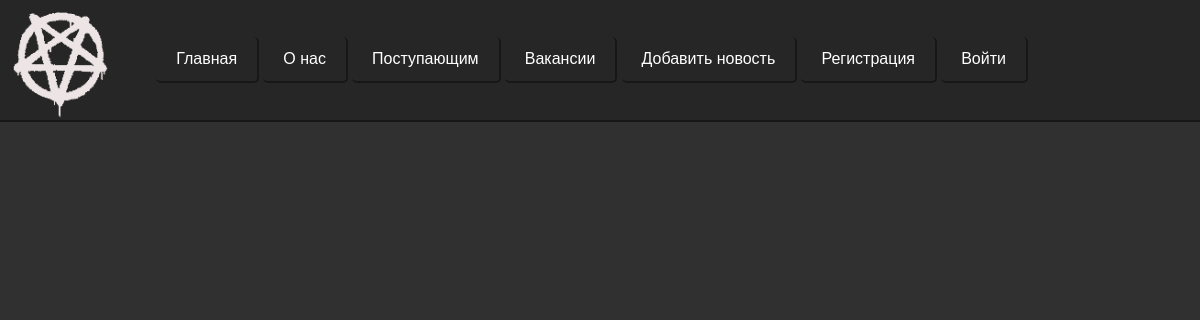
/post/13, run on an earlier commit of the app's database.
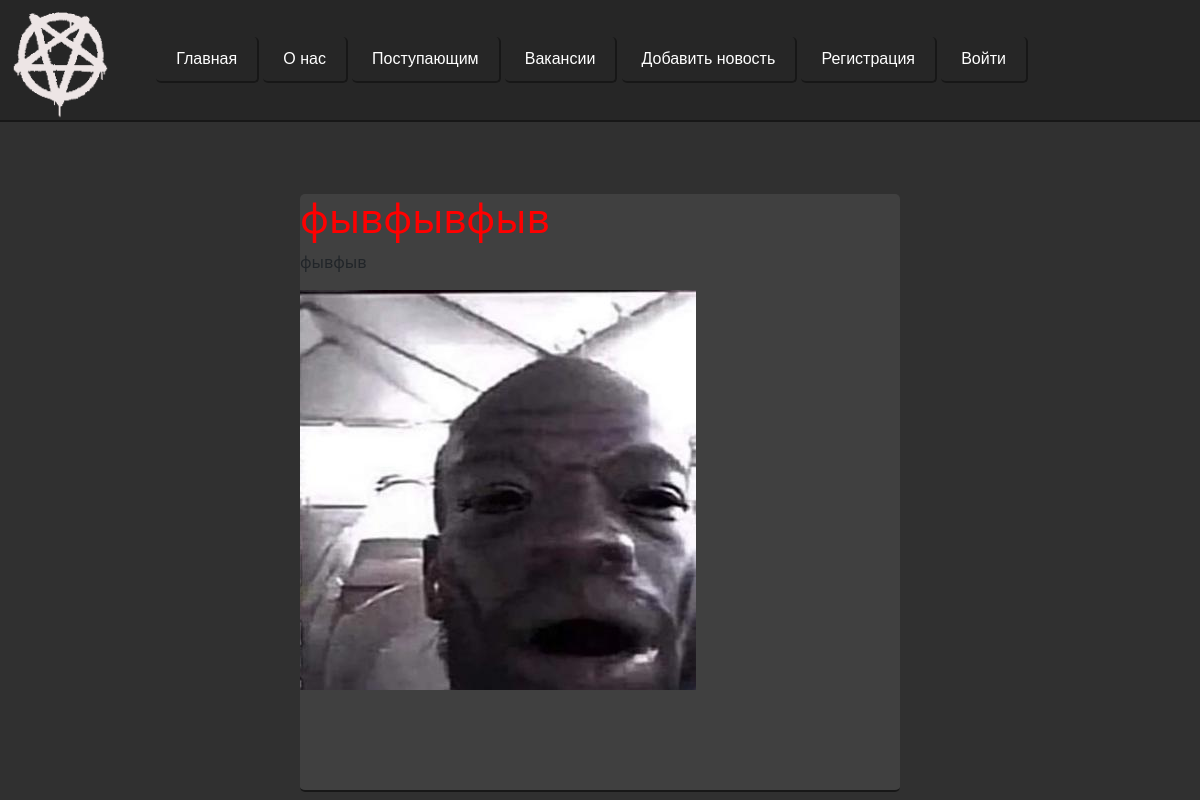
And on a later commit of the database.
### main/models.py (models this page shows, shortened)
class News(models.Model):
    title = models.CharField('Сноска', max_length=255)
    Text = models.CharField('Текст', max_length=500)
    news_photo = models.ImageField(upload_to='photos/%y/%m/%d/',null=True)
    is_published = models.BooleanField(default=True,verbose_name='Публикация')
    time_create = models.DateTimeField(auto_now_add=True, verbose_name='Дата создания')

### main/views.py (the view)
# urls.py: path('post/<int:post_id>', views.showpost, name='post'),
def showpost (request, post_id):
    news = News.objects.filter(pk=post_id)
    return render(request, 'main/showpost.html', {'news':news})

### main/templates/main/showpost.html (shortened to what this page needs)
{% extends 'main/layout.html' %}
{%load static%}
{% block content %}
<br>
<br>
<br>
    {%for new in news%}
        <div class="news_list">
            <h1>{{new.title}}</h1>
            <p>{{new.Text}}</p>
            {% if new.news_photo%}
            <div class="news_img"><img src="{{new.news_photo.url}}"></div>
            {%endif%}
        </div>
    {%endfor%}
{% endblock %}

What changed in the data, as far as the page shows it:
added News: title "фывфывфыв", Text "фывфыв", news_photo (picture)
